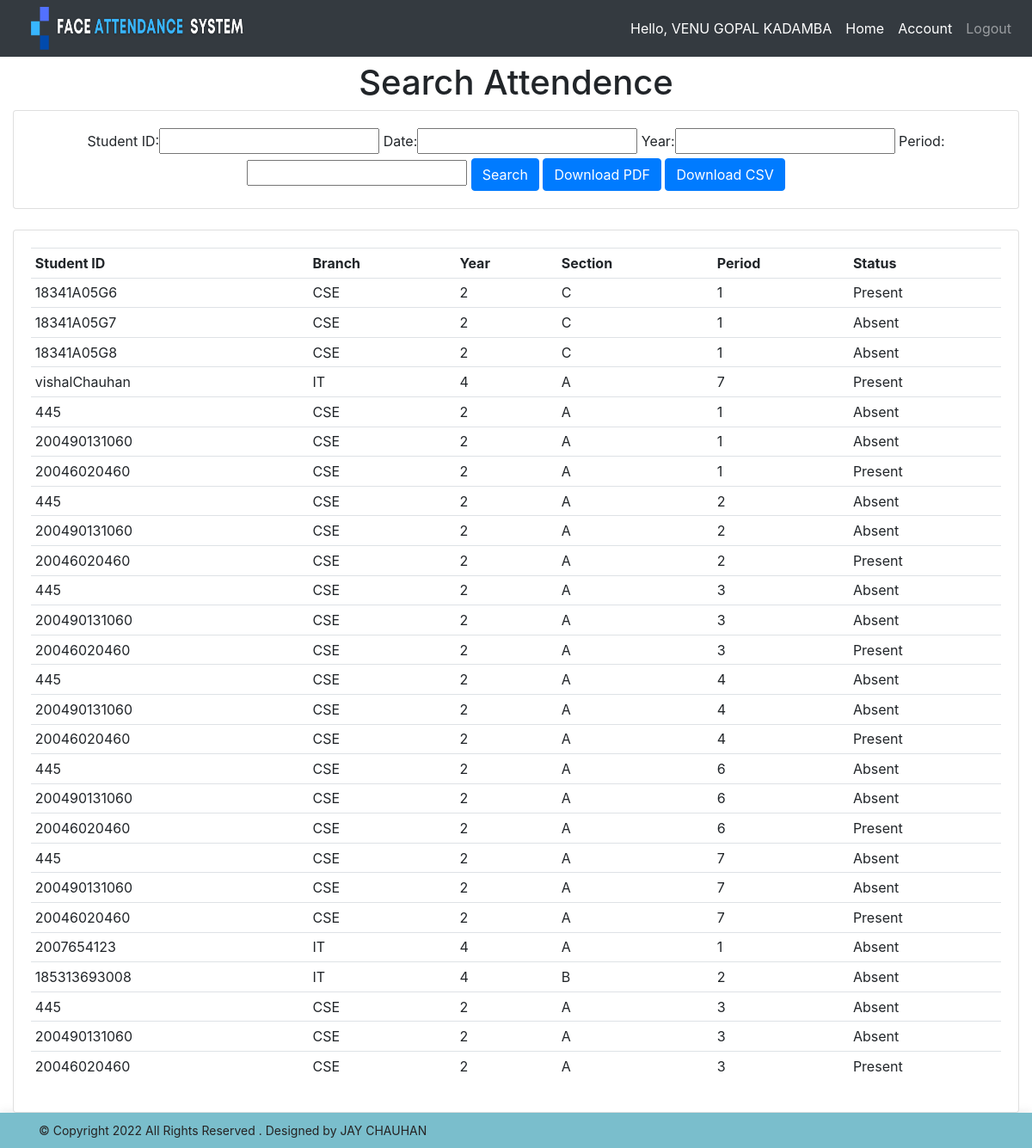
Page /searchattendence/ (signed in) on the committed database.
### attendence_sys/models.py (models this page shows, shortened)
class Faculty(models.Model):
    user = models.OneToOneField(User, null = True, blank = True, on_delete= models.CASCADE)
    firstname = models.CharField(max_length=200, null=True, blank=True)
    lastname = models.CharField(max_length=200, null=True, blank=True)
    phone = models.CharField(max_length=200, null=True)
    email = models.CharField(max_length=200, null=True)
    profile_pic = models.ImageField(upload_to=user_directory_path ,null=True, blank=True)
    def __str__(self):
        return str(self.firstname + " " + self.lastname)

class Attendence(models.Model):
    Faculty_Name = models.CharField(max_length=200, null=True, blank=True)
    Student_ID = models.CharField(max_length=200, null=True, blank=True)
    date = models.DateField(auto_now_add = True, null = True)
    time = models.TimeField(auto_now_add=True, null = True)
    branch = models.CharField(max_length=200, null = True)
    year = models.CharField(max_length=200, null = True)
    section = models.CharField(max_length=200, null = True)
    period = models.CharField(max_length=200, null = True)
    status = models.CharField(max_length=200, null = True, default='Absent')

### attendence_sys/views.py (the view)
# urls.py: path('searchattendence/', views.searchAttendence, name='searchattendence'),
def searchAttendence(request):
    attendences = Attendence.objects.all()
    myFilter = AttendenceFilter(request.GET, queryset=attendences)
    attendences = myFilter.qs
    context = {'myFilter': myFilter, 'attendences': attendences, 'ta': False}
    return render(request, 'attendence_sys/attendence.html', context)

### attendence_sys/templates/attendence_sys/attendence.html (shortened to what this page needs)
{% extends 'attendence_sys/main.html' %}
{% block content %}
{% if ta == False %}
<center><h1>Search Attendence</h1></center>
<div class="row">
	<div class="col">
		<div class="card card-body">
			<center>
				<form method="get">
					{{myFilter.form}}
		    		<button class="btn btn-primary" type="submit">Search</button>
					<a href="{% url 'Download' %}" class="btn btn-primary" ><font color="#fff">Download PDF</font></a>
					<a href="{% url 'csv' %}" class="btn btn-primary"><font color="#fff">Download CSV</font></a>
				</form>
			</center>
		</div>
	</div>
</div>
<br>
<div class="row">
	<div class="col-sm-12">
		<div class="card card-body">
			<table class="table table-sm">
				<tr>
					<th>Student ID</th>
					<th>Branch</th>
					<th>Year</th>
					<th>Section</th>
					<th>Period</th>
					<th>Status</th>
				</tr>
				{% for attendence in attendences %}
				<tr>
                    <td>{{ attendence.Student_ID }}</td>
					<td>{{ attendence.branch }}</td>
					<td>{{ attendence.year }}</td>
					<td>{{ attendence.section }}</td>
					<td>{{ attendence.period }}</td>
					<td>{{ attendence.status }}</td>
				</tr>
				{% endfor %}
			</table>
		</div>
	</div>
</div>
{% endif %}
{% endblock %}

### attendence_sys/templates/attendence_sys/navbar.html (shortened to what this page needs)
{% load static %}
<nav class="navbar navbar-expand-lg navbar-dark fixed-top bg-dark">
  <a href="{% url 'home' %}"><img src="{% static 'images/logo4.png' %}" height="50px" width="250px" style="margin-left:20px" ></a>
  <div class="collapse navbar-collapse" id="navbarNav">
    <ul class="navbar-nav ml-auto">
      <li class="nav-item active">
        <span class="nav-link">Hello, {{ request.user.faculty }}</span>
      </li>
      <li class="nav-item active">
        <a href="{% url 'home' %}" class="nav-link">Home</a>
      </li>
      <li class="nav-item active">
        <a class="nav-link" href="{% url 'account' %}">Account</a>
      </li>
      <li class="nav-item">
        <a class="nav-link" href="{% url 'logout' %}">Logout</a>
      </li>
    </ul>
  </div>
</nav>

### rows in the picture
Attendence: Student_ID "18341A05G6", branch "CSE", year "2", section "C", period "1", status "Present"
Attendence: Student_ID "18341A05G7", branch "CSE", year "2", section "C", period "1", status "Absent"
Attendence: Student_ID "18341A05G8", branch "CSE", year "2", section "C", period "1", status "Absent"
Attendence: Student_ID "vishalChauhan", branch "IT", year "4", section "A", period "7", status "Present"
Attendence: Student_ID "445", branch "CSE", year "2", section "A", period "1", status "Absent"
Attendence: Student_ID "200490131060", branch "CSE", year "2", section "A", period "1", status "Absent"
Attendence: Student_ID "20046020460", branch "CSE", year "2", section "A", period "1", status "Present"
Attendence: Student_ID "445", branch "CSE", year "2", section "A", period "2", status "Absent"
Attendence: Student_ID "200490131060", branch "CSE", year "2", section "A", period "2", status "Absent"
Attendence: Student_ID "20046020460", branch "CSE", year "2", section "A", period "2", status "Present"
Attendence: Student_ID "445", branch "CSE", year "2", section "A", period "3", status "Absent"
Attendence: Student_ID "200490131060", branch "CSE", year "2", section "A", period "3", status "Absent"
Attendence: Student_ID "20046020460", branch "CSE", year "2", section "A", period "3", status "Present"
Attendence: Student_ID "445", branch "CSE", year "2", section "A", period "4", status "Absent"
Attendence: Student_ID "200490131060", branch "CSE", year "2", section "A", period "4", status "Absent"
Attendence: Student_ID "20046020460", branch "CSE", year "2", section "A", period "4", status "Present"
Attendence: Student_ID "445", branch "CSE", year "2", section "A", period "6", status "Absent"
Attendence: Student_ID "200490131060", branch "CSE", year "2", section "A", period "6", status "Absent"
Attendence: Student_ID "20046020460", branch "CSE", year "2", section "A", period "6", status "Present"
Attendence: Student_ID "445", branch "CSE", year "2", section "A", period "7", status "Absent"
Attendence: Student_ID "200490131060", branch "CSE", year "2", section "A", period "7", status "Absent"
Attendence: Student_ID "20046020460", branch "CSE", year "2", section "A", period "7", status "Present"
Attendence: Student_ID "2007654123", branch "IT", year "4", section "A", period "1", status "Absent"
Attendence: Student_ID "185313693008", branch "IT", year "4", section "B", period "2", status "Absent"
Attendence: Student_ID "445", branch "CSE", year "2", section "A", period "3", status "Absent"
Attendence: Student_ID "200490131060", branch "CSE", year "2", section "A", period "3", status "Absent"
Attendence: Student_ID "20046020460", branch "CSE", year "2", section "A", period "3", status "Present"

### other values in the picture
{{ request.user.faculty }} "VENU GOPAL KADAMBA"
